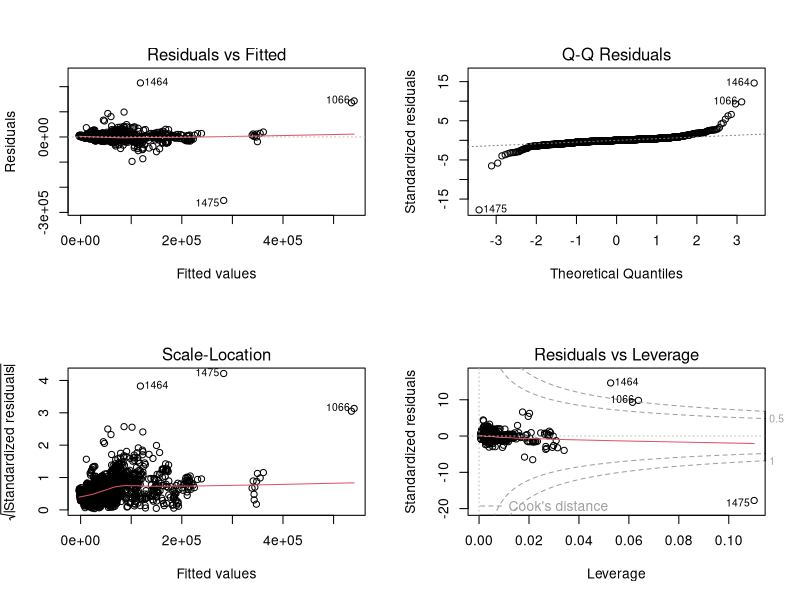
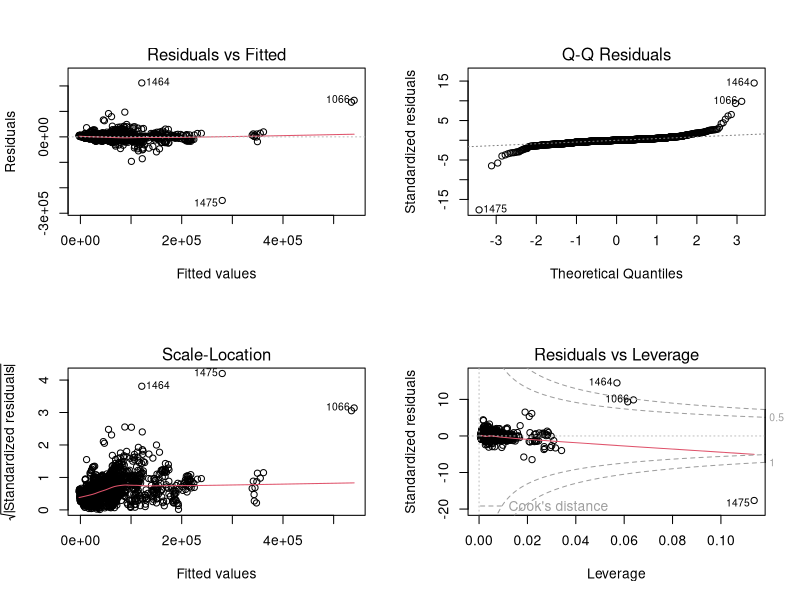
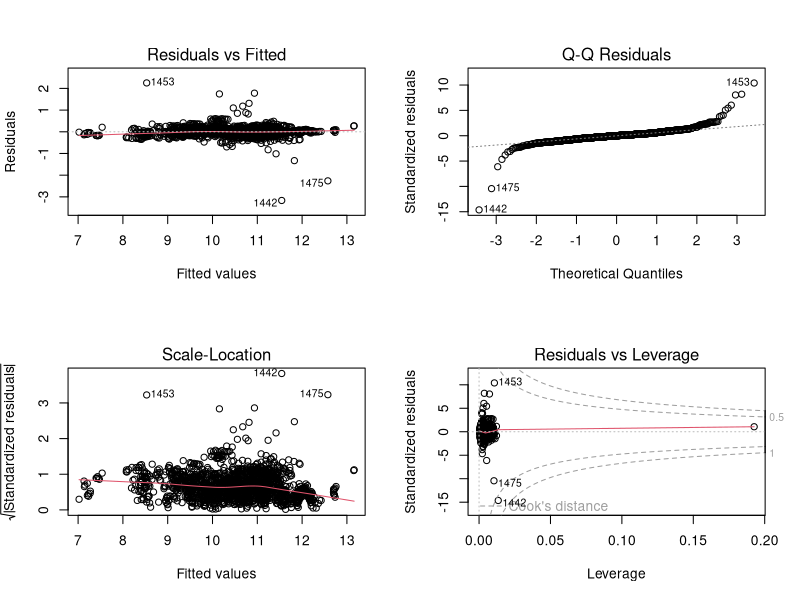
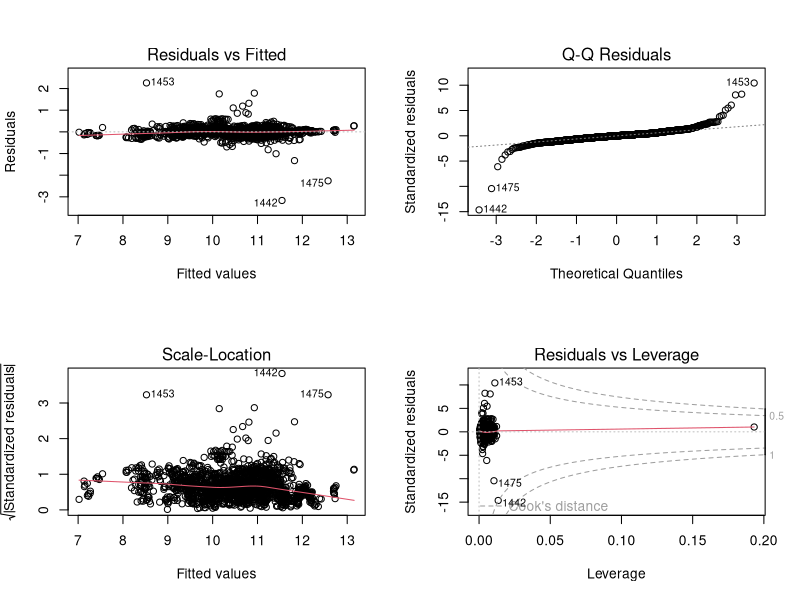
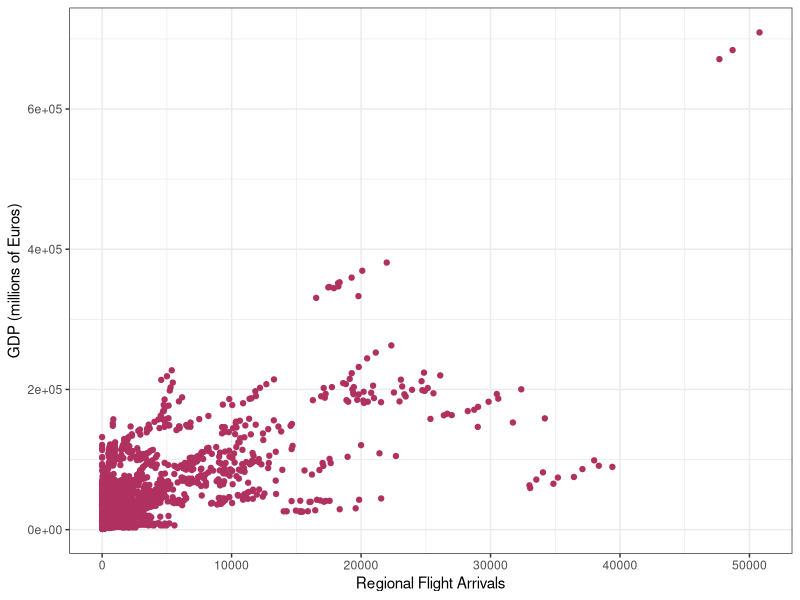
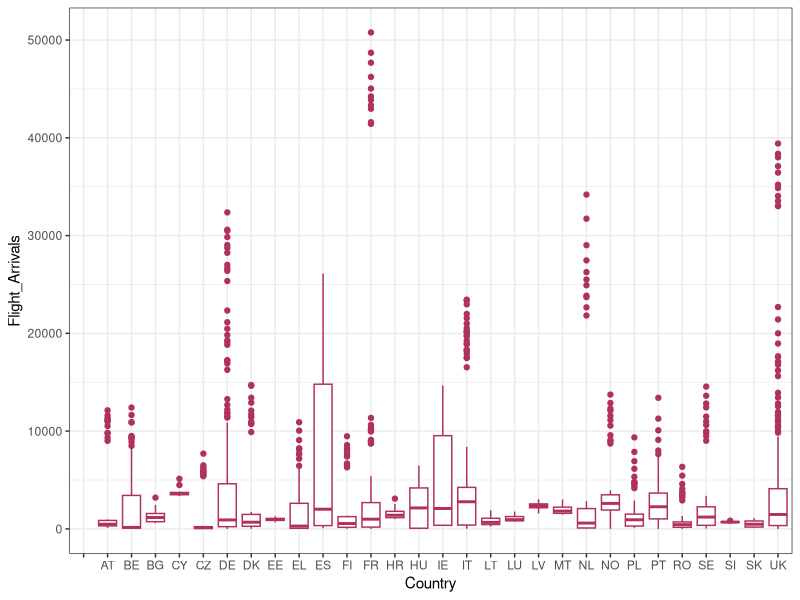
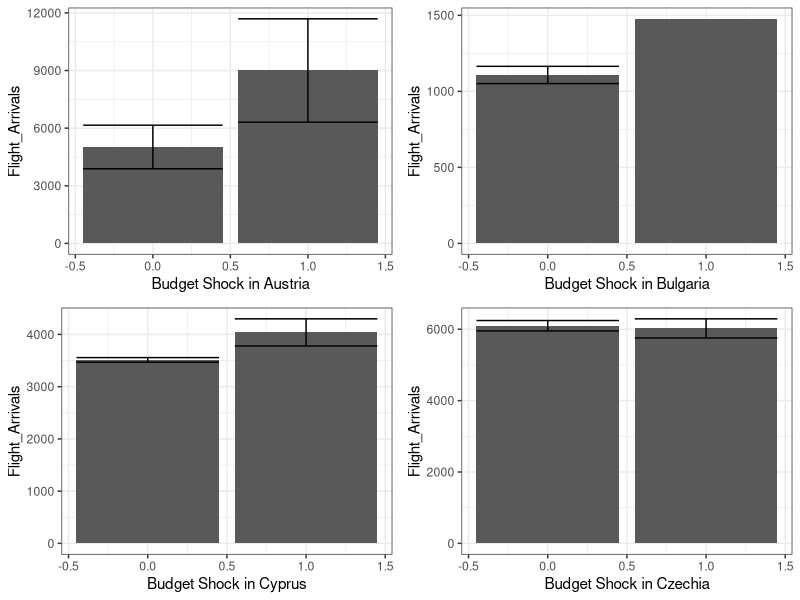
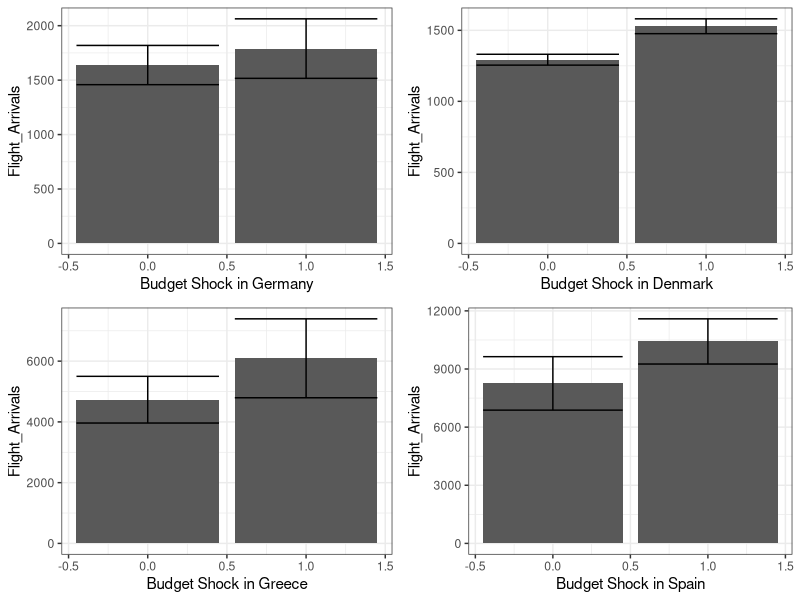

These charts were generated, in order, by the following R code:
#Begin work in downloads directory
setwd("~/Downloads")

#Load the dataframe
ProjectData <- read.csv("YearlyFile121.csv")

#Hide tourism employment column from data frame
ProjectData$Tourism_Employed <- NULL

#Remove commas from numbers in dataframe
ProjectData$Pop <- as.numeric(gsub(",","",ProjectData$Pop))
ProjectData$GDP_Millions_Euro <- as.numeric(gsub(",","",ProjectData$GDP_Millions_Euro))
ProjectData$Total_Household_Income <- as.numeric(gsub(",","",ProjectData$Total_Household_Income))
ProjectData$Tourism_NightStays <- as.numeric(gsub(",","",ProjectData$Tourism_NightStays))
ProjectData$Flight_Arrivals <- as.numeric(gsub(",","",ProjectData$Flight_Arrivals))

#Generate basic summary statistics of the data and save as a file
sink("ProjectStatsGTID.txt")
print(summary(ProjectData))
sink()

#Load packages necessary to run IV regression
library("AER")

#Run an iv regression using the years before or after a budget airline as an instrument on the flight arrivals
firstivreg122 <- ivreg(GDP_Millions_Euro~Flight_Arrivals+Tourism_NightStays+Pop+Total_Household_Income+Econ_Freedom|Year_PostBudget+Tourism_NightStays+Pop+Total_Household_Income+Econ_Freedom, data=ProjectData)
print(summary(firstivreg122))
#Compare this to the regression without instrumentation
firstregress122 <- lm(GDP_Millions_Euro ~ Flight_Arrivals + Pop + Tourism_NightStays+Total_Household_Income+Econ_Freedom, data=ProjectData)
print(summary(firstregress122))
#Notice the drastic change in the effect that flight arrivals variable has on GDP. Even a switch in signs!
#Looking into the first stage that occurred in this 2SLS regression
thirdregress122 <- lm(Flight_Arrivals ~ Year_PostBudget + Pop + Tourism_NightStays + GDP_Millions_Euro + Econ_Freedom + Total_Household_Income, data=ProjectData)
print(summary(thirdregress122))

#What is the effect that the addition of a budget airline has on local economies
secondregress122 <- lm(GDP_Millions_Euro ~ Year_PostBudget + Flight_Arrivals + Pop + Tourism_NightStays+Total_Household_Income+Econ_Freedom, data=ProjectData)
print(summary(secondregress122))

#We are going to graph the two linear regressions to test for heteroskedasticity
par(mfrow=c(2,2))
plot(firstregress122)
plot(secondregress122)
#These graphs do not give a clear representation, the Q-Q plots are both heavy-tailed
lmtest::bptest(firstregress122)
lmtest::bptest(secondregress122)
car::ncvTest(firstregress122)
car::ncvTest(secondregress122)

#These show that there is most likely heteroskedasticity present. Maybe we need to log transform the data to reduce this potential.
#Load packages necessary to log transform data easily
library("tidyverse")
ProjectData <- ProjectData %>% 
  mutate(GDP_log = log(1 + ProjectData$GDP_Millions_Euro))
ProjectData <- ProjectData %>% 
  mutate(Pop_log = log(1 + ProjectData$Pop))
ProjectData <- ProjectData %>% 
  mutate(Wages_log = log(1 + ProjectData$Total_Household_Income))
ProjectData <- ProjectData %>% 
  mutate(TourNights_log = log(1 + ProjectData$Tourism_NightStays))
ProjectData <- ProjectData %>% 
  mutate(Arrivals_log = log(1 + ProjectData$Flight_Arrivals))

#Now let's try and rerun the regressions from earlier
firstivreg123 <- ivreg(GDP_log ~ Arrivals_log + TourNights_log + Pop_log + Wages_log + Econ_Freedom|Year_PostBudget + TourNights_log + Pop_log + Wages_log + Econ_Freedom, data=ProjectData)
print(summary(firstivreg123))
#Compare this to the regression without instrumentation 
firstregress123 <- lm(GDP_log ~ Arrivals_log + TourNights_log + Wages_log + Econ_Freedom, data=ProjectData)
print(summary(firstregress123))
#Notice the change in the effect that flight arrivals variable has on GDP is much smaller. Instrumenting increased coefficient effect. Much more like what we'd expect
#Let's now take a look into the first stage regression that ocurred in the IV
fourthregress123 <- lm(Arrivals_log ~ Year_PostBudget + TourNights_log + Pop_log + Wages_log + Econ_Freedom + GDP_log, data = ProjectData)
#A look at how arrivals are affected by other variables without dummy. Pop removed for potential colinearity. Tourism nights for same
fifthregress123 <- lm(Arrivals_log ~ Wages_log + Econ_Freedom + GDP_log, data = ProjectData)
print(summary(fifthregress123))
#Now let's add back the dummy and see its affect
sixthregress123 <- lm(Arrivals_log ~ Year_PostBudget + Wages_log + Econ_Freedom + GDP_log, data = ProjectData)
print(summary(sixthregress123))
#Let's now take away all of the control variables and just test for the affect of budget airline on log arrivals
seventhregress123 <- lm(Arrivals_log ~ Year_PostBudget, data = ProjectData)
print(summary(seventhregress123))


#Now let's see what the effect that the addition of a budget airline has on local economies' GDP in log growth.
secondregress123 <- lm(GDP_log ~ Year_PostBudget + Arrivals_log + TourNights_log + Wages_log + Econ_Freedom, data=ProjectData)
print(summary(secondregress123))

#Let's run a regresssion testing for effect of tourist nights on GDP
eighthregress123 <- lm(GDP_log ~ TourNights_log + Wages_log + Econ_Freedom, data=ProjectData)
print(summary(eighthregress123))

#Let's re-check for heteroskedasticity with transformed regressions in their graphs
par(mfrow=c(2,2))
plot(firstregress123)
plot(secondregress123)
#The graphs look somewhat better. What about if we check using statistical tests?
lmtest::bptest(firstregress123)
lmtest::bptest(secondregress123)
car::ncvTest(firstregress123)
car::ncvTest(secondregress123)
#These still show some heteroskedasticity, but a lot less.

#Now let's look at how adding a budget airline affects log change of total earned wages in the region.
thirdregress123 <- lm(Wages_log ~ Year_PostBudget + Arrivals_log + Pop_log + TourNights_log + GDP_log + Econ_Freedom, data=ProjectData)
print(summary(thirdregress123))

#Let's make some graphs
library(cowplot)
library(reshape2)
ggplot(data=ProjectData)+
  geom_point(aes(x=Flight_Arrivals, y=GDP_Millions_Euro),color="maroon")+theme_bw()+
  xlab("Regional Flight Arrivals")+ylab("GDP (millions of Euros)")
ggsave("ArrivalsvsGDP.png")

ggplot(data=ProjectData)+
  geom_boxplot(aes(x=Country, y=Flight_Arrivals), color="maroon")+theme_bw()
ggsave("ArrivalsbyCountry.png")

AustriaShock <- ggplot(subset(ProjectData,NUTS2_Code %in% c("AT12" , "AT32")), aes(x=Year_PostBudget, y=Flight_Arrivals))+
  stat_summary(geom="bar", fun.y="mean")+
  stat_summary(geom="errorbar", fun.data = "mean_se")+
  theme_bw()+xlab("Budget Shock in Austria")

BulgariaShock <- ggplot(subset(ProjectData,NUTS2_Code %in% c("BG34")), aes(x=Year_PostBudget, y=Flight_Arrivals))+
  stat_summary(geom="bar", fun.y="mean")+
  stat_summary(geom="errorbar", fun.data = "mean_se")+
  theme_bw()+xlab("Budget Shock in Bulgaria")

CypressShock <- ggplot(subset(ProjectData,NUTS2_Code %in% c("CY00")), aes(x=Year_PostBudget, y=Flight_Arrivals))+
  stat_summary(geom="bar", fun.y="mean")+
  stat_summary(geom="errorbar", fun.data = "mean_se")+
  theme_bw()+xlab("Budget Shock in Cyprus")

CzechShock <- ggplot(subset(ProjectData,NUTS2_Code %in% c("CZ01")), aes(x=Year_PostBudget, y=Flight_Arrivals))+
  stat_summary(geom="bar", fun.y="mean")+
  stat_summary(geom="errorbar", fun.data = "mean_se")+
  theme_bw()+xlab("Budget Shock in Czechia")

plot_grid(AustriaShock, BulgariaShock, CypressShock, CzechShock, nrow=2)
ggsave("ATBGCYCZ.png")

GermanyShock <- ggplot(subset(ProjectData,NUTS2_Code %in% c("DE12" , "DE25", "DE92")), aes(x=Year_PostBudget, y=Flight_Arrivals))+
  stat_summary(geom="bar", fun.y="mean")+
  stat_summary(geom="errorbar", fun.data = "mean_se")+
  theme_bw()+xlab("Budget Shock in Germany")

DenmarkShock <- ggplot(subset(ProjectData,NUTS2_Code %in% c("DK03")), aes(x=Year_PostBudget, y=Flight_Arrivals))+
  stat_summary(geom="bar", fun.y="mean")+
  stat_summary(geom="errorbar", fun.data = "mean_se")+
  theme_bw()+xlab("Budget Shock in Denmark")

GreeceShock <- ggplot(subset(ProjectData,NUTS2_Code %in% c("EL30" , "EL52")), aes(x=Year_PostBudget, y=Flight_Arrivals))+
  stat_summary(geom="bar", fun.y="mean")+
  stat_summary(geom="errorbar", fun.data = "mean_se")+
  theme_bw()+xlab("Budget Shock in Greece")

SpainShock <- ggplot(subset(ProjectData,NUTS2_Code %in% c("ES11" , "ES21", "ES53", "ES61", "ES70")), aes(x=Year_PostBudget, y=Flight_Arrivals))+
  stat_summary(geom="bar", fun.y="mean")+
  stat_summary(geom="errorbar", fun.data = "mean_se")+
  theme_bw()+xlab("Budget Shock in Spain")

plot_grid(GermanyShock, DenmarkShock, GreeceShock, SpainShock, nrow=2)
ggsave("DEDKELES.png")

FinlandShock <- ggplot(subset(ProjectData,NUTS2_Code %in% c("FI1B")), aes(x=Year_PostBudget, y=Flight_Arrivals))+
  stat_summary(geom="bar", fun.y="mean")+
  stat_summary(geom="errorbar", fun.data = "mean_se")+
  theme_bw()+xlab("Budget Shock in Finland")

FranceShock <- ggplot(subset(ProjectData,NUTS2_Code %in% c("FRL0" , "FRK2", "FRJ2", "FRI1", "FRG0")), aes(x=Year_PostBudget, y=Flight_Arrivals))+
  stat_summary(geom="bar", fun.y="mean")+
  stat_summary(geom="errorbar", fun.data = "mean_se")+
  theme_bw()+xlab("Budget Shock in France")

HungaryShock <- ggplot(subset(ProjectData,NUTS2_Code %in% c("HU32")), aes(x=Year_PostBudget, y=Flight_Arrivals))+
  stat_summary(geom="bar", fun.y="mean")+
  stat_summary(geom="errorbar", fun.data = "mean_se")+
  theme_bw()+xlab("Budget Shock in Hungary")

ItalyShock <- ggplot(subset(ProjectData,NUTS2_Code %in% c("ITG2" , "ITG1", "ITF4", "ITF1")), aes(x=Year_PostBudget, y=Flight_Arrivals))+
  stat_summary(geom="bar", fun.y="mean")+
  stat_summary(geom="errorbar", fun.data = "mean_se")+
  theme_bw()+xlab("Budget Shock in Italy")

plot_grid(FinlandShock, FranceShock, HungaryShock, ItalyShock, nrow=2)
ggsave("FIFRHUIT.png")

LithuaniaShock <- ggplot(subset(ProjectData,NUTS2_Code %in% c("LT01" , "LT02")), aes(x=Year_PostBudget, y=Flight_Arrivals))+
  stat_summary(geom="bar", fun.y="mean")+
  stat_summary(geom="errorbar", fun.data = "mean_se")+
  theme_bw()+xlab("Budget Shock in Lithuania")

LatviaShock <- ggplot(subset(ProjectData,NUTS2_Code %in% c("LV00")), aes(x=Year_PostBudget, y=Flight_Arrivals))+
  stat_summary(geom="bar", fun.y="mean")+
  stat_summary(geom="errorbar", fun.data = "mean_se")+
  theme_bw()+xlab("Budget Shock in Latvia")

MaltaShock <- ggplot(subset(ProjectData,NUTS2_Code %in% c("MT00")), aes(x=Year_PostBudget, y=Flight_Arrivals))+
  stat_summary(geom="bar", fun.y="mean")+
  stat_summary(geom="errorbar", fun.data = "mean_se")+
  theme_bw()+xlab("Budget Shock in Malta")

HollandShock <- ggplot(subset(ProjectData,NUTS2_Code %in% c("NL33" , "NL41", "NL42")), aes(x=Year_PostBudget, y=Flight_Arrivals))+
  stat_summary(geom="bar", fun.y="mean")+
  stat_summary(geom="errorbar", fun.data = "mean_se")+
  theme_bw()+xlab("Budget Shock in The Netherlands")

plot_grid(LithuaniaShock, LatviaShock, MaltaShock, HollandShock, nrow=2)
ggsave("LTLVMTNL.png")

PolandShock <- ggplot(subset(ProjectData,NUTS2_Code %in% c("PL41" , "PL51")), aes(x=Year_PostBudget, y=Flight_Arrivals))+
  stat_summary(geom="bar", fun.y="mean")+
  stat_summary(geom="errorbar", fun.data = "mean_se")+
  theme_bw()+xlab("Budget Shock in Poland")

PortugalShock <- ggplot(subset(ProjectData,NUTS2_Code %in% c("PT11" , "PT15", "PT17")), aes(x=Year_PostBudget, y=Flight_Arrivals))+
  stat_summary(geom="bar", fun.y="mean")+
  stat_summary(geom="errorbar", fun.data = "mean_se")+
  theme_bw()+xlab("Budget Shock in Portugal")

RomaniaShock <- ggplot(subset(ProjectData,NUTS2_Code %in% c("RO11" , "RO21", "RO41", "RO42")), aes(x=Year_PostBudget, y=Flight_Arrivals))+
  stat_summary(geom="bar", fun.y="mean")+
  stat_summary(geom="errorbar", fun.data = "mean_se")+
  theme_bw()+xlab("Budget Shock in Romania")

SwedenShock <- ggplot(subset(ProjectData,NUTS2_Code %in% c("SE23")), aes(x=Year_PostBudget, y=Flight_Arrivals))+
  stat_summary(geom="bar", fun.y="mean")+
  stat_summary(geom="errorbar", fun.data = "mean_se")+
  theme_bw()+xlab("Budget Shock in Sweden")

plot_grid(PolandShock, PortugalShock, RomaniaShock, SwedenShock, nrow=2)
ggsave("PLPTROSE.png")

SlovakiaShock <- ggplot(subset(ProjectData,NUTS2_Code %in% c("SK01" , "SK04")), aes(x=Year_PostBudget, y=Flight_Arrivals))+
  stat_summary(geom="bar", fun.y="mean")+
  stat_summary(geom="errorbar", fun.data = "mean_se")+
  theme_bw()+xlab("Budget Shock in Slovakia")

UKShock <- ggplot(subset(ProjectData,NUTS2_Code %in% c("UKE3" , "UKK2", "UKM5")), aes(x=Year_PostBudget, y=Flight_Arrivals))+
  stat_summary(geom="bar", fun.y="mean")+
  stat_summary(geom="errorbar", fun.data = "mean_se")+
  theme_bw()+xlab("Budget Shock in The United Kingdom")

plot_grid(SlovakiaShock, UKShock, nrow=1)
ggsave("SKUK.png")
